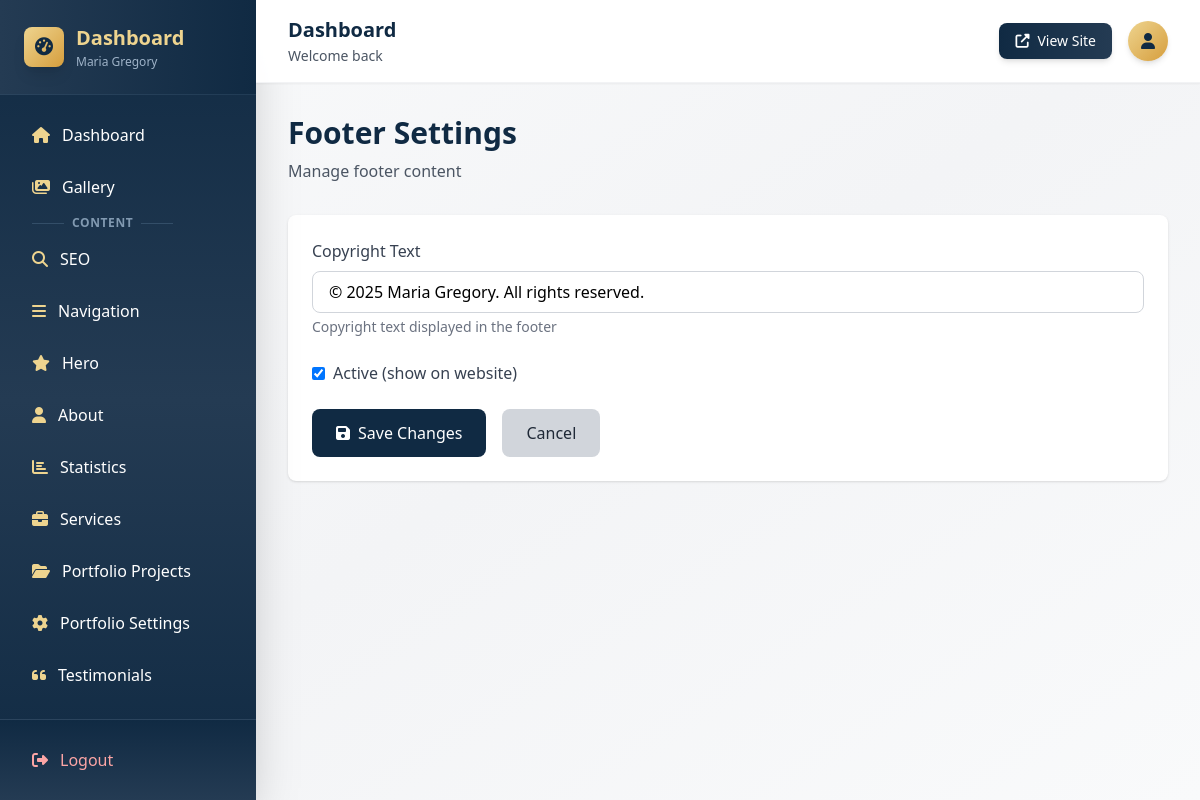
Page /dashboard/footer/ (signed in) on the committed database.
### myApp/models.py (models this page shows, shortened)
class Footer(models.Model):
    copyright_text = models.CharField(max_length=200, default='© 2025 All rights reserved.')
    content = JSONField(default=dict, blank=True)
    is_active = models.BooleanField(default=True)
    updated_at = models.DateTimeField(auto_now=True)
    class Meta:
        verbose_name_plural = "Footer"

### myApp/dashboard_views.py (the view, shortened to what this page needs)
# urls.py: path('footer/', dashboard_views.footer_edit, name='footer_edit'),
@login_required
def footer_edit(request):
    footer, created = Footer.objects.get_or_create(pk=1)
    context = {'footer': footer}
    return render(request, 'dashboard/footer_edit.html', context)

### myApp/templates/dashboard/footer_edit.html (shortened to what this page needs)
{% extends "dashboard/base.html" %}
{% block content %}
<div class="mb-8">
    <h1 class="text-3xl font-bold text-navy-900 mb-2">Footer Settings</h1>
    <p class="text-gray-600">Manage footer content</p>
</div>
<form method="post" class="bg-white rounded-lg shadow p-6">
    <div class="mb-6">
        <label class="block text-gray-700 font-medium mb-2">Copyright Text</label>
        <input type="text" name="copyright_text" value="{{ footer.copyright_text|default:'' }}" class="w-full px-4 py-2 border border-gray-300 rounded-lg focus:ring-2 focus:ring-navy-500" required placeholder="e.g., © 2025 All rights reserved.">
        <p class="text-sm text-gray-500 mt-1">Copyright text displayed in the footer</p>
    </div>
    <div class="mb-6">
        <label class="flex items-center">
            <input type="checkbox" name="is_active" {% if footer.is_active %}checked{% endif %} class="mr-2">
            <span class="text-gray-700 font-medium">Active (show on website)</span>
        </label>
    </div>
    <div class="flex gap-4">
        <button type="submit" class="bg-navy-900 hover:bg-navy-800 text-white px-6 py-3 rounded-lg transition-colors">
            <i class="fas fa-save mr-2"></i>Save Changes
        </button>
        <a href="{% url 'dashboard:index' %}" class="bg-gray-300 hover:bg-gray-400 text-gray-800 px-6 py-3 rounded-lg transition-colors">
            Cancel
        </a>
    </div>
</form>
{% endblock %}

### rows in the picture
Footer: copyright_text "© 2025 Maria Gregory. All rights reserved.", is_active "☑"
